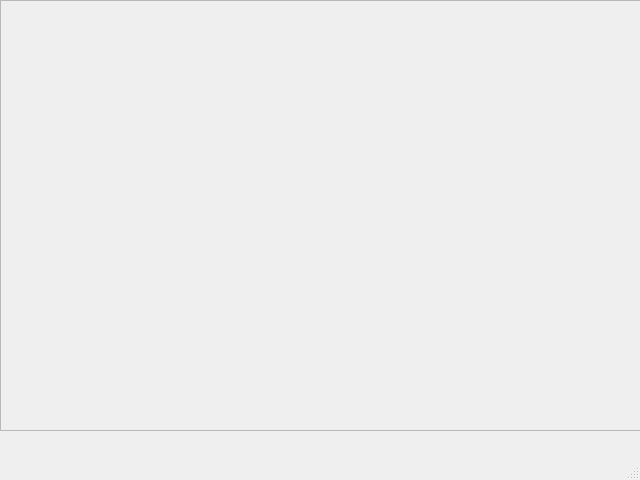
<?xml version="1.0" encoding="UTF-8"?>
<ui version="4.0">
 <class>MainWindow</class>
 <widget class="QMainWindow" name="MainWindow">
  <property name="geometry">
   <rect>
    <x>0</x>
    <y>0</y>
    <width>640</width>
    <height>480</height>
   </rect>
  </property>
  <property name="windowTitle">
   <string>MainWindow</string>
  </property>
  <widget class="QWidget" name="centralwidget">
   <widget class="QFrame" name="frame">
    <property name="geometry">
     <rect>
      <x>0</x>
      <y>0</y>
      <width>641</width>
      <height>431</height>
     </rect>
    </property>
    <property name="frameShape">
     <enum>QFrame::StyledPanel</enum>
    </property>
    <property name="frameShadow">
     <enum>QFrame::Raised</enum>
    </property>
   </widget>
  </widget>
  <widget class="QMenuBar" name="menubar">
   <property name="geometry">
    <rect>
     <x>0</x>
     <y>0</y>
     <width>640</width>
     <height>22</height>
    </rect>
   </property>
  </widget>
  <widget class="QStatusBar" name="statusbar"/>
 </widget>
 <resources/>
 <connections/>
</ui>
